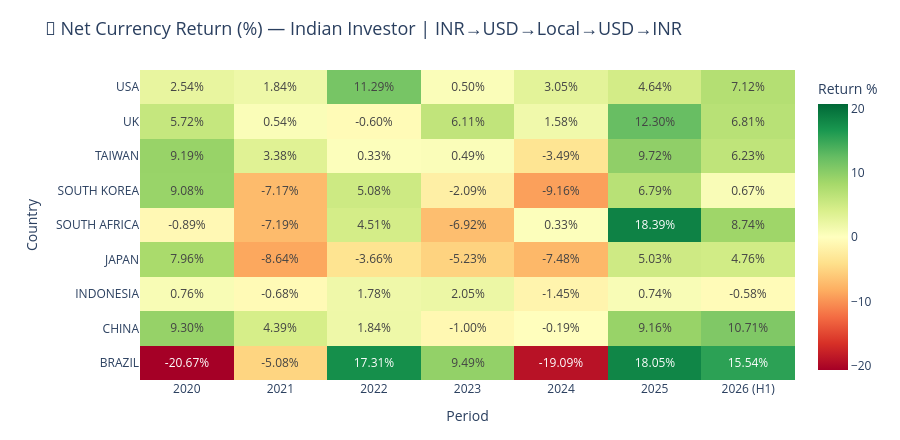

The code cell stored with this chart in its notebook:
### Markdown cell above
## 7. 📊 Graphs

### Code cell
import plotly.graph_objects as go

# ── Graph 1: Heatmap — Net Currency Return by Country × Period ──
fig = go.Figure(data=go.Heatmap(
    z=net_pivot.values,
    x=[str(c) for c in net_pivot.columns],  # This will beautifully map ['2024', '2025', '2026 (H1)']
    y=net_pivot.index.tolist(),
    colorscale='RdYlGn',
    zmid=0,
    text=[[f'{v:.2f}%' if not pd.isna(v) else '' for v in row] for row in net_pivot.values],
    texttemplate='%{text}',
    textfont={'size': 12},
    showscale=True,
    colorbar=dict(title='Return %')
))

fig.update_layout(
    title=dict(text='💱 Net Currency Return (%) — Indian Investor | INR→USD→Local→USD→INR', font=dict(size=18)),
    xaxis_title='Period',  # Updated from 'Year' to 'Period'
    yaxis_title='Country',
    height=440,
    margin=dict(l=140, r=40, t=70, b=60)
)
fig.show()

### Figure 1 — Plotly figure (JSON) as saved in the notebook; plotly's stock layout.template omitted (floating-point values rounded to 4 significant figures)
{"data": [{"colorbar": {"title": {"text": "Return %"}}, "colorscale": [[0, "rgb(165,0,38)"], [0.1, "rgb(215,48,39)"], [0.2, "rgb(244,109,67)"], [0.3, "rgb(253,174,97)"], [0.4, "rgb(254,224,139)"], [0.5, "rgb(255,255,191)"], [0.6, "rgb(217,239,139)"], [0.7, "rgb(166,217,106)"], [0.8, "rgb(102,189,99)"], [0.9, "rgb(26,152,80)"], [1, "rgb(0,104,55)"]], "showscale": true, "text": [["-20.67%", "-5.08%", "17.31%", "9.49%", "-19.09%", "18.05%", "15.54%"], ["9.30%", "4.39%", "1.84%", "-1.00%", "-0.19%", "9.16%", "10.71%"], ["0.76%", "-0.68%", "1.78%", "2.05%", "-1.45%", "0.74%", "-0.58%"], ["7.96%", "-8.64%", "-3.66%", "-5.23%", "-7.48%", "5.03%", "4.76%"], ["-0.89%", "-7.19%", "4.51%", "-6.92%", "0.33%", "18.39%", "8.74%"], ["9.08%", "-7.17%", "5.08%", "-2.09%", "-9.16%", "6.79%", "0.67%"], ["9.19%", "3.38%", "0.33%", "0.49%", "-3.49%", "9.72%", "6.23%"], ["5.72%", "0.54%", "-0.60%", "6.11%", "1.58%", "12.30%", "6.81%"], ["2.54%", "1.84%", "11.29%", "0.50%", "3.05%", "4.64%", "7.12%"]], "textfont": {"size": 12}, "texttemplate": "%{text}", "type": "heatmap", "x": ["2020", "2021", "2022", "2023", "2024", "2025", "2026 (H1)"], "y": ["BRAZIL", "CHINA", "INDONESIA", "JAPAN", "SOUTH AFRICA", "SOUTH KOREA", "TAIWAN", "UK", "USA"], "z": [[-20.67, -5.08, 17.31, 9.49, -19.09, 18.05, 15.54], [9.3, 4.39, 1.84, -1.0, -0.19, 9.16, 10.71], [0.76, -0.68, 1.78, 2.05, -1.45, 0.74, -0.58], [7.96, -8.64, -3.66, -5.23, -7.48, 5.03, 4.76], [-0.89, -7.19, 4.51, -6.92, 0.33, 18.39, 8.74], [9.08, -7.17, 5.08, -2.09, -9.16, 6.79, 0.67], [9.19, 3.38, 0.33, 0.49, -3.49, 9.72, 6.23], [5.72, 0.54, -0.6, 6.11, 1.58, 12.3, 6.81], [2.54, 1.84, 11.29, 0.5, 3.05, 4.64, 7.12]], "zmid": 0}], "layout": {"height": 440, "margin": {"b": 60, "l": 140, "r": 40, "t": 70}, "title": {"font": {"size": 18}, "text": "💱 Net Currency Return (%) — Indian Investor | INR→USD→Local→USD→INR"}, "xaxis": {"title": {"text": "Period"}}, "yaxis": {"title": {"text": "Country"}}}}
